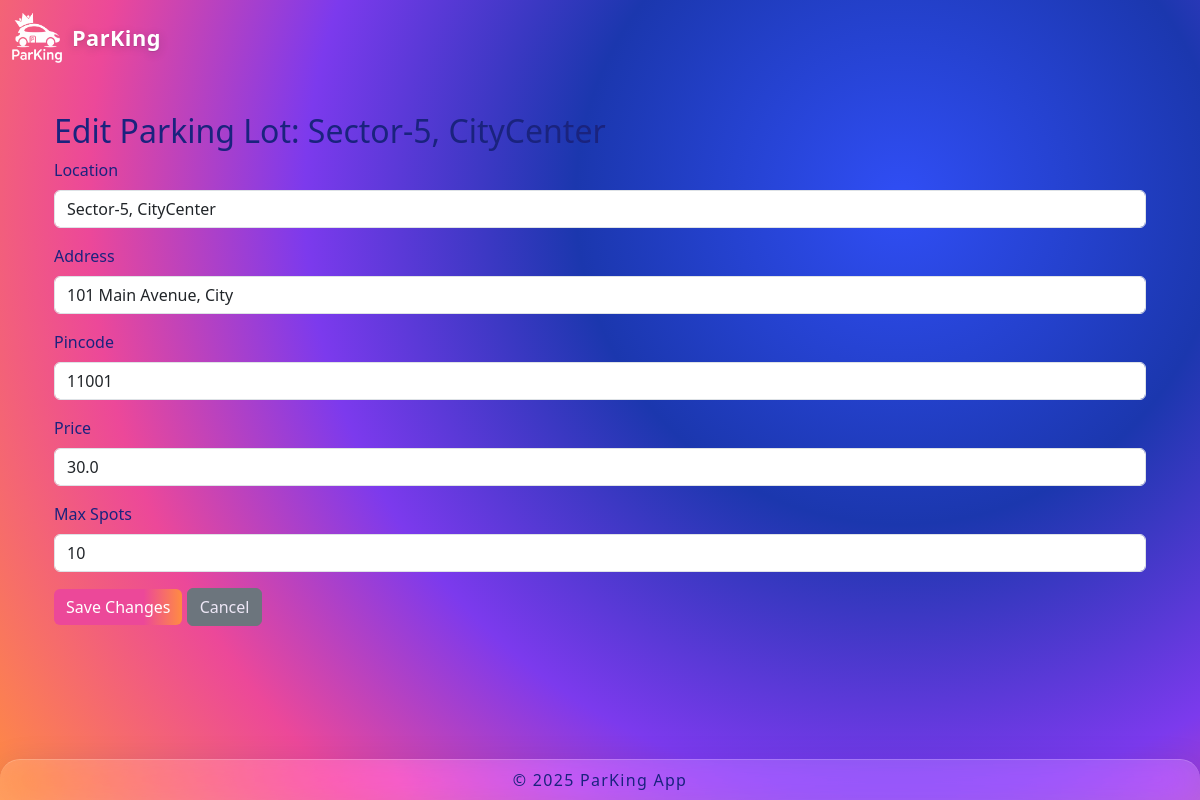
Page /admin/lot/1/edit (signed in) on the earlier database version.
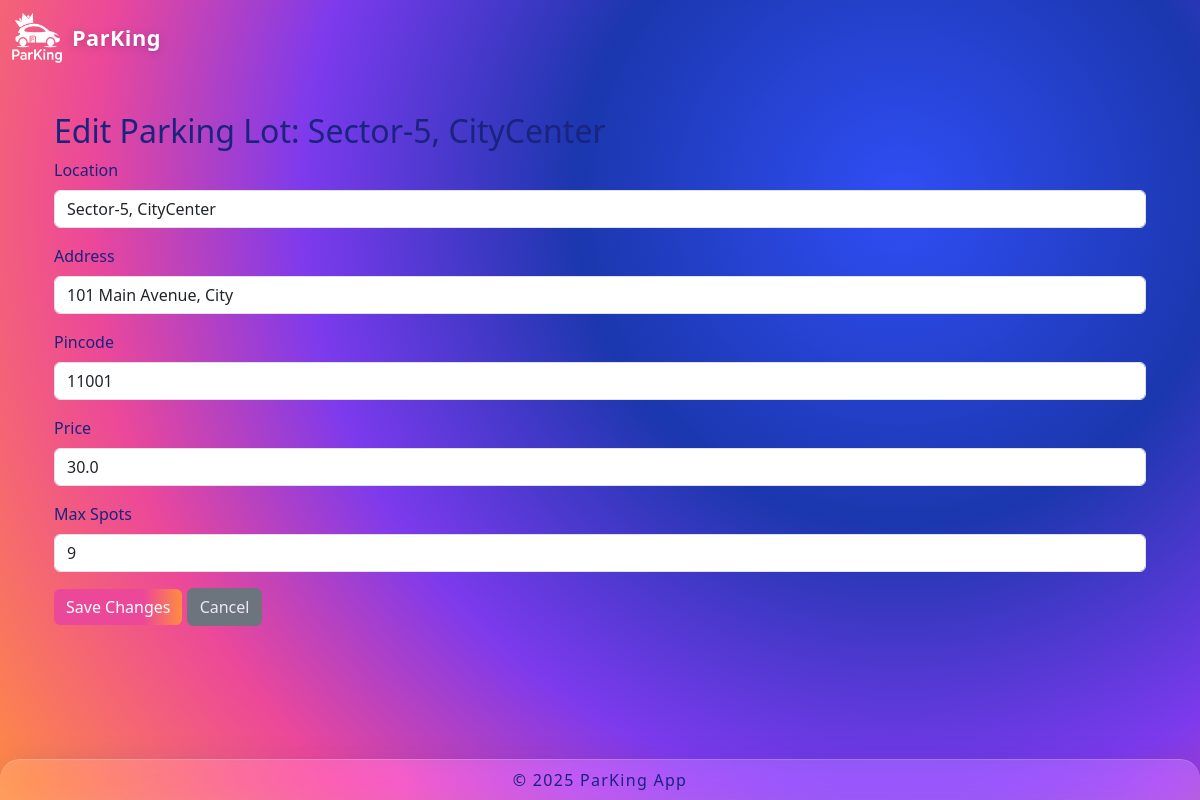
Same page on the later database version.
### controllers/database.py (models this page shows)
class ParkingLot(db.Model):
    id = db.Column(db.Integer, primary_key=True)        # Primary key column is `id`
    location = db.Column(db.String(120), nullable=False)
    prices = db.Column(db.Float, nullable=False)
    address = db.Column(db.String(200), nullable=False)
    pincode = db.Column(db.String(10), nullable=False)
    max_spots = db.Column(db.Integer, nullable=False)
    spots = db.relationship('ParkingSpot', backref='parking_lot', lazy=True)

### app.py (the view, shortened to what this page needs)
@app.route('/admin/lot/<int:lot_id>/edit', methods=['GET', 'POST'])
def admin_edit_lot(lot_id):
    if 'admin_id' not in session:
        flash('Please login as admin.', 'danger')
        return redirect(url_for('admin_login'))
    lot = ParkingLot.query.get_or_404(lot_id)
    return render_template('admin_edit_lot.html', lot=lot)

### templates/admin_edit_lot.html
{% extends "layout.html" %}
{% block content %}
<div class="container py-4">
  <h2>Edit Parking Lot: {{ lot.location }}</h2>
  <form method="POST">
    <div class="mb-3">
      <label for="location" class="form-label">Location</label>
      <input type="text" name="location" id="location" class="form-control" value="{{ lot.location }}" required>
    </div>
    <div class="mb-3">
      <label for="address" class="form-label">Address</label>
      <input type="text" name="address" id="address" class="form-control" value="{{ lot.address }}" required>
    </div>
    <div class="mb-3">
      <label for="pincode" class="form-label">Pincode</label>
      <input type="text" name="pincode" id="pincode" class="form-control" value="{{ lot.pincode }}" required>
    </div>
    <div class="mb-3">
      <label for="prices" class="form-label">Price</label>
      <input type="number" step="0.01" name="prices" id="prices" class="form-control" value="{{ lot.prices }}" required>
    </div>
    <div class="mb-3">
      <label for="max_spots" class="form-label">Max Spots</label>
      <input type="number" name="max_spots" id="max_spots" class="form-control" value="{{ lot.max_spots }}" required min="1">
    </div>
    <button type="submit" class="btn btn-primary">Save Changes</button>
    <a href="{{ url_for('admin_dashboard') }}" class="btn btn-secondary">Cancel</a>
  </form>
</div>
{% endblock %}

Differences in the rows shown:
changed ParkingLot "Sector-5, CityCenter": max_spots "10" → "9"
